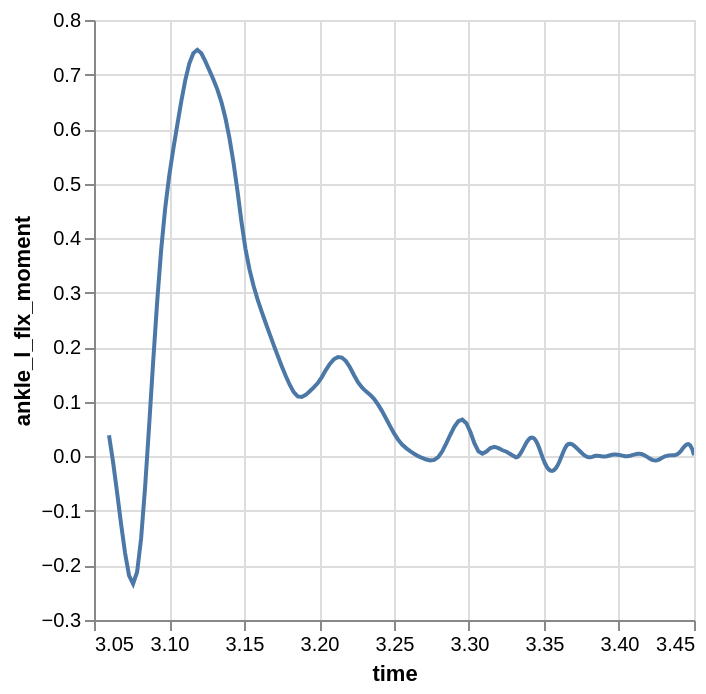

The notebook cell this image was saved under:
### Code cell
## Spline dataframe to stance and swing for one side
import os
from movedb.core import Trial
from movedb.file_io import sto_to_df
from scipy.interpolate import CubicSpline
import polars as pl
import numpy as np

output_dir = os.path.join('data', 'BAA', 'BAA01', 'Baseline')
pkl_path = os.path.join(output_dir, 'Walk05.pkl')
id_path = os.path.join(output_dir, 'Walk05_id.sto')

trial = Trial.from_pkl(pkl_path)

df, _ = sto_to_df(id_path)

phases = trial.get_stance_swing_phases(side='Left')

# Use the first phase for the splines
for i, phase in enumerate(phases):
    print(f"Phase {i}: {phase}")
phase = phases[0]
stance_phase = phase[:2]
swing_phase = phase[1:]
stance_times = [event.get_time(trial.points.rate) for event in stance_phase]
swing_times = [event.get_time(trial.points.rate) for event in swing_phase]

# Trim the dataframe to the stance and swing times
stance_df = df.filter(pl.col('time').is_between(stance_times[0], stance_times[-1]))
swing_df = df.filter(pl.col('time').is_between(swing_times[0], swing_times[-1]))

# Spline each to 100 points
num_points = 100
stance_times_np = stance_df['time'].to_numpy()
swing_times_np = swing_df['time'].to_numpy()
stance_times_spline = np.linspace(stance_times_np.min(), stance_times_np.max(), num_points)
swing_times_spline = np.linspace(swing_times_np.min(), swing_times_np.max(), num_points)

cs = CubicSpline(stance_times_np, stance_df.drop('time').to_numpy(), axis=0)
stance_spline = cs(stance_times_spline)
cs = CubicSpline(swing_times_np, swing_df.drop('time').to_numpy(), axis=0)
swing_spline = cs(swing_times_spline)

# Create a new dataframe with the splined data
stance_spline_df = pl.DataFrame({
    'time': stance_times_spline,
    **{f'{col}': stance_spline[:, i] for i, col in enumerate(stance_df.columns[1:])}
})
swing_spline_df = pl.DataFrame({
    'time': swing_times_spline,
    **{f'{col}': swing_spline[:, i] for i, col in enumerate(swing_df.columns[1:])}
})
# Concatenate the two dataframes vertically so that the time column is monotonically increasing
spline_df = pl.concat([stance_spline_df, swing_spline_df]).sort('time')

# Plot the splined data
spline_df.plot.line(x='time', y='ankle_l_flx_moment')

### Figure 1 — Vega-Lite specification as saved in the notebook (floating-point values rounded to 4 significant figures; data arrays with more than 128 entries replaced by an {"elided": "..."} marker saying what was removed)
{"config": {"view": {"continuousWidth": 300, "continuousHeight": 300}}, "data": {"name": "data-a70a4e7a9d7c638c867121e716a19a0b"}, "mark": {"type": "line", "tooltip": true}, "encoding": {"x": {"field": "time", "type": "quantitative"}, "y": {"field": "ankle_l_flx_moment", "type": "quantitative"}}, "params": [{"name": "param_2", "select": {"type": "interval", "encodings": ["x", "y"]}, "bind": "scales"}], "$schema": "https://vega.github.io/schema/vega-lite/v5.20.1.json", "datasets": {"data-a70a4e7a9d7c638c867121e716a19a0b": {"elided": "200 records"}}}
